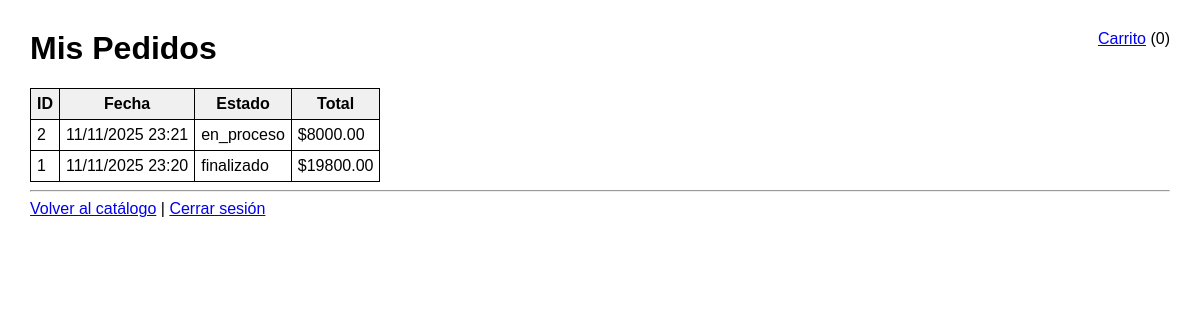
/mis-pedidos/ (signed in), run on the app's committed database.
### core/models.py (models this page shows, shortened)
class Pedido(models.Model):
    ESTADOS = [
        ('pendiente', 'Pendiente'),
        ('en_proceso', 'En Proceso'),
        ('finalizado', 'Finalizado'),
    ]
    nombre_cliente = models.CharField(max_length=100)
    correo = models.EmailField()
    direccion = models.CharField(max_length=200)
    fecha = models.DateTimeField(auto_now_add=True)
    estado = models.CharField(max_length=20, choices=ESTADOS, default='pendiente')
    total = models.DecimalField(max_digits=10, decimal_places=2, default=0)

### core/views.py (the view)
# urls.py: path('mis-pedidos/', views.mis_pedidos, name='mis_pedidos'),
@login_required
def mis_pedidos(request):
    pedidos = Pedido.objects.filter(nombre_cliente=request.user.username).order_by('-fecha')
    return render(request, 'core/mis_pedidos.html', {'pedidos': pedidos, 'cart_count': _cart_count(request)})

### core/views.py (called while the page is built)
def _cart_count(request):
    carrito = request.session.get('carrito', {})
    return sum(int(q) for q in carrito.values())

### core/templates/core/mis_pedidos.html (shortened to what this page needs)
<!DOCTYPE html>
<html lang="es">
<head>
</head>
<body>
  <div class="nav" style="margin-bottom:10px">
    <span style="float:right">
      <a href="{% url 'ver_carrito' %}">Carrito</a>
      (<span id="carrito-count">{{ cart_count|default:0 }}</span>)
    </span>
  </div>
  <h1>Mis Pedidos</h1>
  {% if pedidos %}
    <table>
      <tr>
        <th>ID</th>
        <th>Fecha</th>
        <th>Estado</th>
        <th>Total</th>
      </tr>
      {% for pedido in pedidos %}
      <tr>
        <td>{{ pedido.id }}</td>
        <td>{{ pedido.fecha|date:"d/m/Y H:i" }}</td>
        <td>{{ pedido.estado }}</td>
        <td>${{ pedido.total }}</td>
      </tr>
      {% endfor %}
    </table>
  {% else %}
    <p>No tienes pedidos registrados.</p>
  {% endif %}
  <hr>
  <a href="{% url 'catalogo' %}">Volver al catálogo</a> |
  <a href="{% url 'logout_unificado' %}">Cerrar sesión</a>
</body>
</html>

### core/templates/core/mis_pedidos.html (style rules this page uses)
body { font-family: Arial, sans-serif; margin: 30px; }
table, th, td { border: 1px solid black; border-collapse: collapse; padding: 6px; }
th { background-color: #f0f0f0; }

### data on the page
Pedido: id "2", fecha "11/11/2025 23:21", estado "en_proceso", total "8000.00"
Pedido: id "1", fecha "11/11/2025 23:20", estado "finalizado", total "19800.00"

### other printed values
{{ cart_count|default:0 }} "0"
